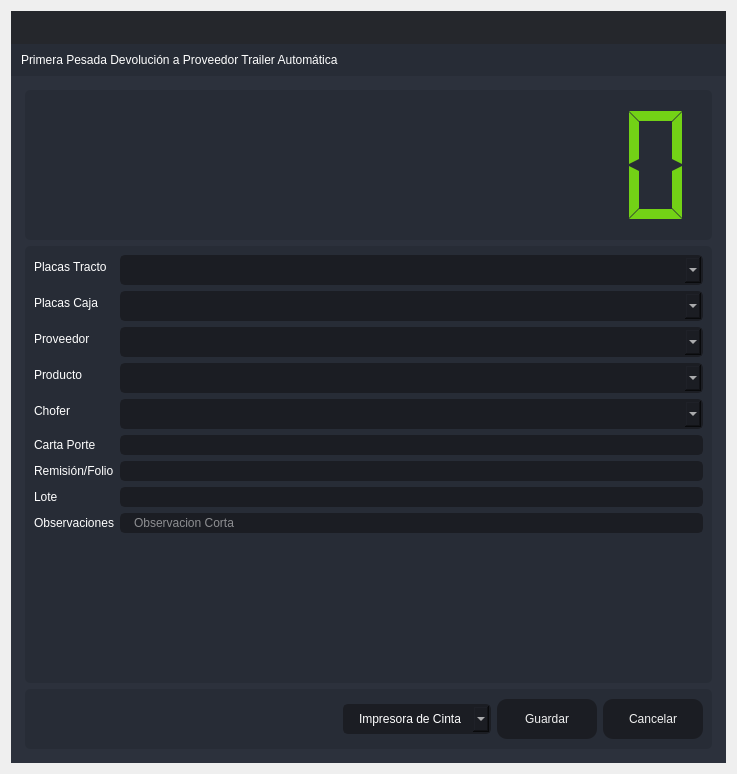
<?xml version="1.0" encoding="UTF-8"?>
<ui version="4.0">
 <class>PrimeraPTA</class>
 <widget class="QDialog" name="PrimeraPTA">
  <property name="windowModality">
   <enum>Qt::ApplicationModal</enum>
  </property>
  <property name="geometry">
   <rect>
    <x>0</x>
    <y>0</y>
    <width>737</width>
    <height>774</height>
   </rect>
  </property>
  <property name="minimumSize">
   <size>
    <width>737</width>
    <height>774</height>
   </size>
  </property>
  <property name="maximumSize">
   <size>
    <width>737</width>
    <height>774</height>
   </size>
  </property>
  <property name="windowTitle">
   <string>Primera Pesada Devolución a Proveedor Trailer Automática</string>
  </property>
  <layout class="QVBoxLayout" name="verticalLayout_6">
   <item>
    <widget class="QFrame" name="frame_main">
     <property name="styleSheet">
      <string notr="true">/* LINE EDIT */
QLineEdit {
	background-color: rgb(27, 29, 35);
	border-radius: 5px;
	border: 2px solid rgb(27, 29, 35);
	padding-left: 10px;
}
QLineEdit:hover {
	border: 2px solid rgb(64, 71, 88);
}
QLineEdit:focus {
	border: 2px solid rgb(91, 101, 124);
}

/* SCROLL BARS */
QScrollBar:horizontal {
    border: none;
    background: rgb(52, 59, 72);
    height: 14px;
    margin: 0px 21px 0 21px;
	border-radius: 0px;
}
QScrollBar::handle:horizontal {
    background: rgb(85, 170, 255);
    min-width: 25px;
	border-radius: 7px
}
QScrollBar::add-line:horizontal {
    border: none;
    background: rgb(55, 63, 77);
    width: 20px;
	border-top-right-radius: 7px;
    border-bottom-right-radius: 7px;
    subcontrol-position: right;
    subcontrol-origin: margin;
}
QScrollBar::sub-line:horizontal {
    border: none;
    background: rgb(55, 63, 77);
    width: 20px;
	border-top-left-radius: 7px;
    border-bottom-left-radius: 7px;
    subcontrol-position: left;
    subcontrol-origin: margin;
}
QScrollBar::up-arrow:horizontal, QScrollBar::down-arrow:horizontal
{
     background: none;
}
QScrollBar::add-page:horizontal, QScrollBar::sub-page:horizontal
{
     background: none;
}
 QScrollBar:vertical {
	border: none;
    background: rgb(52, 59, 72);
    width: 14px;
    margin: 21px 0 21px 0;
	border-radius: 0px;
 }
 QScrollBar::handle:vertical {	
	background: rgb(85, 170, 255);
    min-height: 25px;
	border-radius: 7px
 }
 QScrollBar::add-line:vertical {
     border: none;
    background: rgb(55, 63, 77);
     height: 20px;
	border-bottom-left-radius: 7px;
    border-bottom-right-radius: 7px;
     subcontrol-position: bottom;
     subcontrol-origin: margin;
 }
 QScrollBar::sub-line:vertical {
	border: none;
    background: rgb(55, 63, 77);
     height: 20px;
	border-top-left-radius: 7px;
    border-top-right-radius: 7px;
     subcontrol-position: top;
     subcontrol-origin: margin;
 }
 QScrollBar::up-arrow:vertical, QScrollBar::down-arrow:vertical {
     background: none;
 }

 QScrollBar::add-page:vertical, QScrollBar::sub-page:vertical {
     background: none;
 }

/* CHECKBOX */
QCheckBox::indicator {
    border: 3px solid rgb(52, 59, 72);
	width: 15px;
	height: 15px;
	border-radius: 10px;
    background: rgb(44, 49, 60);
}
QCheckBox::indicator:hover {
    border: 3px solid rgb(58, 66, 81);
}
QCheckBox::indicator:checked {
    background: 3px solid rgb(52, 59, 72);
	border: 3px solid rgb(52, 59, 72);	
	background-image: url(:/16x16/icons/16x16/cil-check-alt.png);
}

/* RADIO BUTTON */
QRadioButton::indicator {
    border: 3px solid rgb(52, 59, 72);
	width: 15px;
	height: 15px;
	border-radius: 10px;
    background: rgb(44, 49, 60);
}
QRadioButton::indicator:hover {
    border: 3px solid rgb(58, 66, 81);
}
QRadioButton::indicator:checked {
    background: 3px solid rgb(94, 106, 130);
	border: 3px solid rgb(52, 59, 72);	
}

/* COMBOBOX */
QComboBox{
	background-color: rgb(27, 29, 35);
	border-radius: 5px;
	border: 2px solid rgb(27, 29, 35);
	padding: 5px;
	padding-left: 10px;
}
QComboBox:hover{
	border: 2px solid rgb(64, 71, 88);
}
QComboBox::drop-down {
	subcontrol-origin: padding;
	subcontrol-position: top right;
	width: 25px; 
	border-left-width: 3px;
	border-left-color: rgba(39, 44, 54, 150);
	border-left-style: solid;
	border-top-right-radius: 3px;
	border-bottom-right-radius: 3px;	
	background-image: url(:/16x16/icons/16x16/cil-arrow-bottom.png);
	background-position: center;
	background-repeat: no-reperat;
 }
QComboBox QAbstractItemView {
	color: rgb(85, 170, 255);	
	background-color: rgb(27, 29, 35);
	padding: 10px;
	selection-background-color: rgb(39, 44, 54);
}

/* SLIDERS */
QSlider::groove:horizontal {
    border-radius: 9px;
    height: 18px;
	margin: 0px;
	background-color: rgb(52, 59, 72);
}
QSlider::groove:horizontal:hover {
	background-color: rgb(55, 62, 76);
}
QSlider::handle:horizontal {
    background-color: rgb(85, 170, 255);
    border: none;
    height: 18px;
    width: 18px;
    margin: 0px;
	border-radius: 9px;
}
QSlider::handle:horizontal:hover {
    background-color: rgb(105, 180, 255);
}
QSlider::handle:horizontal:pressed {
    background-color: rgb(65, 130, 195);
}

QSlider::groove:vertical {
    border-radius: 9px;
    width: 18px;
    margin: 0px;
	background-color: rgb(52, 59, 72);
}
QSlider::groove:vertical:hover {
	background-color: rgb(55, 62, 76);
}
QSlider::handle:vertical {
    background-color: rgb(85, 170, 255);
	border: none;
    height: 18px;
    width: 18px;
    margin: 0px;
	border-radius: 9px;
}
QSlider::handle:vertical:hover {
    background-color: rgb(105, 180, 255);
}
QSlider::handle:vertical:pressed {
    background-color: rgb(65, 130, 195);
}

</string>
     </property>
     <property name="frameShape">
      <enum>QFrame::NoFrame</enum>
     </property>
     <property name="frameShadow">
      <enum>QFrame::Raised</enum>
     </property>
     <layout class="QVBoxLayout" name="verticalLayout">
      <property name="spacing">
       <number>0</number>
      </property>
      <property name="leftMargin">
       <number>0</number>
      </property>
      <property name="topMargin">
       <number>0</number>
      </property>
      <property name="rightMargin">
       <number>0</number>
      </property>
      <property name="bottomMargin">
       <number>0</number>
      </property>
      <item>
       <widget class="QFrame" name="frame_top">
        <property name="minimumSize">
         <size>
          <width>0</width>
          <height>65</height>
         </size>
        </property>
        <property name="maximumSize">
         <size>
          <width>16777215</width>
          <height>65</height>
         </size>
        </property>
        <property name="styleSheet">
         <string notr="true">background-color: transparent;</string>
        </property>
        <property name="frameShape">
         <enum>QFrame::NoFrame</enum>
        </property>
        <property name="frameShadow">
         <enum>QFrame::Raised</enum>
        </property>
        <layout class="QHBoxLayout" name="horizontalLayout_3">
         <property name="spacing">
          <number>0</number>
         </property>
         <property name="leftMargin">
          <number>0</number>
         </property>
         <property name="topMargin">
          <number>0</number>
         </property>
         <property name="rightMargin">
          <number>0</number>
         </property>
         <property name="bottomMargin">
          <number>0</number>
         </property>
         <item>
          <widget class="QFrame" name="frame_toggle">
           <property name="maximumSize">
            <size>
             <width>70</width>
             <height>16777215</height>
            </size>
           </property>
           <property name="styleSheet">
            <string notr="true">background-color: rgb(27, 29, 35);</string>
           </property>
           <property name="frameShape">
            <enum>QFrame::NoFrame</enum>
           </property>
           <property name="frameShadow">
            <enum>QFrame::Raised</enum>
           </property>
           <layout class="QVBoxLayout" name="verticalLayout_3">
            <property name="spacing">
             <number>0</number>
            </property>
            <property name="leftMargin">
             <number>0</number>
            </property>
            <property name="topMargin">
             <number>0</number>
            </property>
            <property name="rightMargin">
             <number>0</number>
            </property>
            <property name="bottomMargin">
             <number>0</number>
            </property>
           </layout>
          </widget>
         </item>
         <item>
          <widget class="QFrame" name="frame_top_right">
           <property name="styleSheet">
            <string notr="true">background: transparent;</string>
           </property>
           <property name="frameShape">
            <enum>QFrame::NoFrame</enum>
           </property>
           <property name="frameShadow">
            <enum>QFrame::Raised</enum>
           </property>
           <layout class="QVBoxLayout" name="verticalLayout_2">
            <property name="spacing">
             <number>0</number>
            </property>
            <property name="leftMargin">
             <number>0</number>
            </property>
            <property name="topMargin">
             <number>0</number>
            </property>
            <property name="rightMargin">
             <number>0</number>
            </property>
            <property name="bottomMargin">
             <number>0</number>
            </property>
            <item>
             <widget class="QFrame" name="frame_top_btns">
              <property name="maximumSize">
               <size>
                <width>16777215</width>
                <height>42</height>
               </size>
              </property>
              <property name="styleSheet">
               <string notr="true">background-color: rgba(27, 29, 35, 200)</string>
              </property>
              <property name="frameShape">
               <enum>QFrame::NoFrame</enum>
              </property>
              <property name="frameShadow">
               <enum>QFrame::Raised</enum>
              </property>
              <layout class="QHBoxLayout" name="horizontalLayout_4">
               <property name="spacing">
                <number>0</number>
               </property>
               <property name="leftMargin">
                <number>0</number>
               </property>
               <property name="topMargin">
                <number>0</number>
               </property>
               <property name="rightMargin">
                <number>0</number>
               </property>
               <property name="bottomMargin">
                <number>0</number>
               </property>
               <item>
                <widget class="QFrame" name="frame_label_top_btns">
                 <property name="sizePolicy">
                  <sizepolicy hsizetype="Expanding" vsizetype="Preferred">
                   <horstretch>0</horstretch>
                   <verstretch>0</verstretch>
                  </sizepolicy>
                 </property>
                 <property name="frameShape">
                  <enum>QFrame::NoFrame</enum>
                 </property>
                 <property name="frameShadow">
                  <enum>QFrame::Raised</enum>
                 </property>
                 <layout class="QHBoxLayout" name="horizontalLayout_10">
                  <property name="spacing">
                   <number>0</number>
                  </property>
                  <property name="leftMargin">
                   <number>5</number>
                  </property>
                  <property name="topMargin">
                   <number>0</number>
                  </property>
                  <property name="rightMargin">
                   <number>10</number>
                  </property>
                  <property name="bottomMargin">
                   <number>0</number>
                  </property>
                 </layout>
                </widget>
               </item>
               <item alignment="Qt::AlignRight">
                <widget class="QFrame" name="frame_btns_right">
                 <property name="sizePolicy">
                  <sizepolicy hsizetype="Expanding" vsizetype="Preferred">
                   <horstretch>0</horstretch>
                   <verstretch>0</verstretch>
                  </sizepolicy>
                 </property>
                 <property name="maximumSize">
                  <size>
                   <width>120</width>
                   <height>16777215</height>
                  </size>
                 </property>
                 <property name="frameShape">
                  <enum>QFrame::NoFrame</enum>
                 </property>
                 <property name="frameShadow">
                  <enum>QFrame::Raised</enum>
                 </property>
                 <layout class="QHBoxLayout" name="horizontalLayout_5">
                  <property name="spacing">
                   <number>0</number>
                  </property>
                  <property name="leftMargin">
                   <number>0</number>
                  </property>
                  <property name="topMargin">
                   <number>0</number>
                  </property>
                  <property name="rightMargin">
                   <number>0</number>
                  </property>
                  <property name="bottomMargin">
                   <number>0</number>
                  </property>
                 </layout>
                </widget>
               </item>
              </layout>
             </widget>
            </item>
            <item>
             <widget class="QFrame" name="frame_top_info">
              <property name="maximumSize">
               <size>
                <width>16777215</width>
                <height>65</height>
               </size>
              </property>
              <property name="styleSheet">
               <string notr="true">background-color: rgb(39, 44, 54);</string>
              </property>
              <property name="frameShape">
               <enum>QFrame::NoFrame</enum>
              </property>
              <property name="frameShadow">
               <enum>QFrame::Raised</enum>
              </property>
              <layout class="QHBoxLayout" name="horizontalLayout_8">
               <property name="spacing">
                <number>0</number>
               </property>
               <property name="leftMargin">
                <number>10</number>
               </property>
               <property name="topMargin">
                <number>0</number>
               </property>
               <property name="rightMargin">
                <number>10</number>
               </property>
               <property name="bottomMargin">
                <number>0</number>
               </property>
               <item>
                <widget class="QLabel" name="label">
                 <property name="styleSheet">
                  <string notr="true">font: 75 16pt &quot;MS Shell Dlg 2&quot;;
color: rgb(255, 255, 255);</string>
                 </property>
                 <property name="text">
                  <string>Primera Pesada Devolución a Proveedor Trailer Automática</string>
                 </property>
                </widget>
               </item>
              </layout>
             </widget>
            </item>
           </layout>
          </widget>
         </item>
        </layout>
       </widget>
      </item>
      <item>
       <widget class="QFrame" name="frame_center">
        <property name="sizePolicy">
         <sizepolicy hsizetype="Expanding" vsizetype="Expanding">
          <horstretch>0</horstretch>
          <verstretch>0</verstretch>
         </sizepolicy>
        </property>
        <property name="styleSheet">
         <string notr="true">background-color: rgb(40, 44, 52);</string>
        </property>
        <property name="frameShape">
         <enum>QFrame::NoFrame</enum>
        </property>
        <property name="frameShadow">
         <enum>QFrame::Raised</enum>
        </property>
        <layout class="QHBoxLayout" name="horizontalLayout_2">
         <property name="spacing">
          <number>0</number>
         </property>
         <property name="leftMargin">
          <number>0</number>
         </property>
         <property name="topMargin">
          <number>0</number>
         </property>
         <property name="rightMargin">
          <number>0</number>
         </property>
         <property name="bottomMargin">
          <number>0</number>
         </property>
         <item>
          <widget class="QFrame" name="frame_content_right">
           <property name="styleSheet">
            <string notr="true">background-color: rgb(44, 49, 60);</string>
           </property>
           <property name="frameShape">
            <enum>QFrame::NoFrame</enum>
           </property>
           <property name="frameShadow">
            <enum>QFrame::Raised</enum>
           </property>
           <layout class="QVBoxLayout" name="verticalLayout_4">
            <property name="spacing">
             <number>0</number>
            </property>
            <property name="leftMargin">
             <number>0</number>
            </property>
            <property name="topMargin">
             <number>0</number>
            </property>
            <property name="rightMargin">
             <number>0</number>
            </property>
            <property name="bottomMargin">
             <number>0</number>
            </property>
            <item>
             <widget class="QFrame" name="frame_content">
              <property name="frameShape">
               <enum>QFrame::NoFrame</enum>
              </property>
              <property name="frameShadow">
               <enum>QFrame::Raised</enum>
              </property>
              <layout class="QVBoxLayout" name="verticalLayout_9">
               <property name="spacing">
                <number>0</number>
               </property>
               <property name="leftMargin">
                <number>5</number>
               </property>
               <property name="topMargin">
                <number>5</number>
               </property>
               <property name="rightMargin">
                <number>5</number>
               </property>
               <property name="bottomMargin">
                <number>5</number>
               </property>
               <item>
                <widget class="QStackedWidget" name="stackedWidget">
                 <property name="styleSheet">
                  <string notr="true">background: transparent;</string>
                 </property>
                 <property name="currentIndex">
                  <number>0</number>
                 </property>
                 <widget class="QWidget" name="page_home">
                  <layout class="QVBoxLayout" name="verticalLayout_10">
                   <item>
                    <widget class="QFrame" name="frame_3">
                     <property name="minimumSize">
                      <size>
                       <width>0</width>
                       <height>150</height>
                      </size>
                     </property>
                     <property name="maximumSize">
                      <size>
                       <width>16777215</width>
                       <height>150</height>
                      </size>
                     </property>
                     <property name="styleSheet">
                      <string notr="true">background-color: rgb(39, 44, 54);
border-radius: 5px;</string>
                     </property>
                     <property name="frameShape">
                      <enum>QFrame::StyledPanel</enum>
                     </property>
                     <property name="frameShadow">
                      <enum>QFrame::Raised</enum>
                     </property>
                     <layout class="QVBoxLayout" name="verticalLayout_11">
                      <item>
                       <layout class="QVBoxLayout" name="verticalLayout_8">
                        <item>
                         <widget class="QLCDNumber" name="lcdNumber_7">
                          <property name="styleSheet">
                           <string notr="true">color:rgb(115, 210, 22)</string>
                          </property>
                          <property name="digitCount">
                           <number>10</number>
                          </property>
                          <property name="segmentStyle">
                           <enum>QLCDNumber::Flat</enum>
                          </property>
                          <property name="value" stdset="0">
                           <double>0.000000000000000</double>
                          </property>
                         </widget>
                        </item>
                       </layout>
                      </item>
                     </layout>
                    </widget>
                   </item>
                   <item>
                    <widget class="QFrame" name="frame">
                     <property name="styleSheet">
                      <string notr="true">background-color: rgb(39, 44, 54);
border-radius: 5px;</string>
                     </property>
                     <property name="frameShape">
                      <enum>QFrame::StyledPanel</enum>
                     </property>
                     <property name="frameShadow">
                      <enum>QFrame::Raised</enum>
                     </property>
                     <layout class="QVBoxLayout" name="verticalLayout_5">
                      <item>
                       <layout class="QVBoxLayout" name="verticalLayout_12">
                        <item>
                         <layout class="QFormLayout" name="formLayout">
                          <item row="0" column="0">
                           <widget class="QLabel" name="label_2">
                            <property name="styleSheet">
                             <string notr="true">color: rgb(255, 255, 255);
font: 75 12pt &quot;MS Shell Dlg 2&quot;;</string>
                            </property>
                            <property name="text">
                             <string>Placas Tracto</string>
                            </property>
                           </widget>
                          </item>
                          <item row="0" column="1">
                           <widget class="QComboBox" name="comboBox_placas">
                            <property name="styleSheet">
                             <string notr="true">QComboBox{
	background-color: rgb(27, 29, 35);
	border-radius: 5px;
	border: 2px solid rgb(27, 29, 35);
	padding: 5px;
	padding-left: 14px;
	color: rgb(255, 255, 255);
    font: 75 12pt &quot;MS Shell Dlg 2&quot;;
}
QComboBox:hover{
	border: 2px solid rgb(64, 71, 88);
}
QComboBox QAbstractItemView {
	color: rgb(85, 170, 255);	
	background-color: rgb(27, 29, 35);
	padding: 10px;
	selection-background-color: rgb(39, 44, 54);
}</string>
                            </property>
                           </widget>
                          </item>
                          <item row="1" column="0">
                           <widget class="QLabel" name="label_9">
                            <property name="styleSheet">
                             <string notr="true">color: rgb(255, 255, 255);
font: 75 12pt &quot;MS Shell Dlg 2&quot;;</string>
                            </property>
                            <property name="text">
                             <string>Placas Caja</string>
                            </property>
                           </widget>
                          </item>
                          <item row="1" column="1">
                           <widget class="QComboBox" name="comboBox_PlacasCaja">
                            <property name="styleSheet">
                             <string notr="true">QComboBox{
	background-color: rgb(27, 29, 35);
	border-radius: 5px;
	border: 2px solid rgb(27, 29, 35);
	padding: 5px;
	padding-left: 14px;
	color: rgb(255, 255, 255);
    font: 75 12pt &quot;MS Shell Dlg 2&quot;;
}
QComboBox:hover{
	border: 2px solid rgb(64, 71, 88);
}
QComboBox QAbstractItemView {
	color: rgb(85, 170, 255);	
	background-color: rgb(27, 29, 35);
	padding: 10px;
	selection-background-color: rgb(39, 44, 54);
}</string>
                            </property>
                           </widget>
                          </item>
                          <item row="2" column="0">
                           <widget class="QLabel" name="label_3">
                            <property name="styleSheet">
                             <string notr="true">color: rgb(255, 255, 255);
font: 75 12pt &quot;MS Shell Dlg 2&quot;;</string>
                            </property>
                            <property name="text">
                             <string>Proveedor</string>
                            </property>
                           </widget>
                          </item>
                          <item row="2" column="1">
                           <widget class="QComboBox" name="comboBox_proveedor">
                            <property name="styleSheet">
                             <string notr="true">QComboBox{
	background-color: rgb(27, 29, 35);
	border-radius: 5px;
	border: 2px solid rgb(27, 29, 35);
	padding: 5px;
	padding-left: 14px;
	color: rgb(255, 255, 255);
    font: 75 12pt &quot;MS Shell Dlg 2&quot;;
}
QComboBox:hover{
	border: 2px solid rgb(64, 71, 88);
}
QComboBox QAbstractItemView {
	color: rgb(85, 170, 255);	
	background-color: rgb(27, 29, 35);
	padding: 10px;
	selection-background-color: rgb(39, 44, 54);
}</string>
                            </property>
                           </widget>
                          </item>
                          <item row="3" column="0">
                           <widget class="QLabel" name="label_5">
                            <property name="styleSheet">
                             <string notr="true">color: rgb(255, 255, 255);
font: 75 12pt &quot;MS Shell Dlg 2&quot;;</string>
                            </property>
                            <property name="text">
                             <string>Producto</string>
                            </property>
                           </widget>
                          </item>
                          <item row="3" column="1">
                           <widget class="QComboBox" name="comboBox_productos">
                            <property name="styleSheet">
                             <string notr="true">QComboBox{
	background-color: rgb(27, 29, 35);
	border-radius: 5px;
	border: 2px solid rgb(27, 29, 35);
	padding: 5px;
	padding-left: 14px;
	color: rgb(255, 255, 255);
    font: 75 12pt &quot;MS Shell Dlg 2&quot;;
}
QComboBox:hover{
	border: 2px solid rgb(64, 71, 88);
}
QComboBox QAbstractItemView {
	color: rgb(85, 170, 255);	
	background-color: rgb(27, 29, 35);
	padding: 10px;
	selection-background-color: rgb(39, 44, 54);
}</string>
                            </property>
                           </widget>
                          </item>
                          <item row="4" column="0">
                           <widget class="QLabel" name="label_6">
                            <property name="styleSheet">
                             <string notr="true">color: rgb(255, 255, 255);
font: 75 12pt &quot;MS Shell Dlg 2&quot;;</string>
                            </property>
                            <property name="text">
                             <string>Chofer</string>
                            </property>
                           </widget>
                          </item>
                          <item row="4" column="1">
                           <widget class="QComboBox" name="comboBox_operador">
                            <property name="styleSheet">
                             <string notr="true">QComboBox{
	background-color: rgb(27, 29, 35);
	border-radius: 5px;
	border: 2px solid rgb(27, 29, 35);
	padding: 5px;
	padding-left: 14px;
	color: rgb(255, 255, 255);
    font: 75 12pt &quot;MS Shell Dlg 2&quot;;
}
QComboBox:hover{
	border: 2px solid rgb(64, 71, 88);
}
QComboBox QAbstractItemView {
	color: rgb(85, 170, 255);	
	background-color: rgb(27, 29, 35);
	padding: 10px;
	selection-background-color: rgb(39, 44, 54);
}</string>
                            </property>
                           </widget>
                          </item>
                          <item row="10" column="0">
                           <widget class="Line" name="line">
                            <property name="orientation">
                             <enum>Qt::Horizontal</enum>
                            </property>
                           </widget>
                          </item>
                          <item row="5" column="0">
                           <widget class="QLabel" name="label_8">
                            <property name="styleSheet">
                             <string notr="true">color: rgb(255, 255, 255);
font: 75 12pt &quot;MS Shell Dlg 2&quot;;</string>
                            </property>
                            <property name="text">
                             <string>Carta Porte</string>
                            </property>
                           </widget>
                          </item>
                          <item row="5" column="1">
                           <widget class="QLineEdit" name="cartaporte">
                            <property name="styleSheet">
                             <string notr="true">QLineEdit {
	background-color: rgb(27, 29, 35);
	border-radius: 5px;
	border: 2px solid rgb(27, 29, 35);
	padding-left: 10px;
	font: 75 12pt &quot;MS Shell Dlg 2&quot;;
	color: rgb(255, 255, 255);
}
QLineEdit:hover {
	border: 2px solid rgb(64, 71, 88);
}
QLineEdit:focus {
	border: 2px solid rgb(91, 101, 124);
}</string>
                            </property>
                           </widget>
                          </item>
                          <item row="6" column="0">
                           <widget class="QLabel" name="label_10">
                            <property name="styleSheet">
                             <string notr="true">color: rgb(255, 255, 255);
font: 75 12pt &quot;MS Shell Dlg 2&quot;;</string>
                            </property>
                            <property name="text">
                             <string>Remisión/Folio</string>
                            </property>
                           </widget>
                          </item>
                          <item row="6" column="1">
                           <widget class="QLineEdit" name="folio">
                            <property name="styleSheet">
                             <string notr="true">QLineEdit {
	background-color: rgb(27, 29, 35);
	border-radius: 5px;
	border: 2px solid rgb(27, 29, 35);
	padding-left: 10px;
	font: 75 12pt &quot;MS Shell Dlg 2&quot;;
	color: rgb(255, 255, 255);
}
QLineEdit:hover {
	border: 2px solid rgb(64, 71, 88);
}
QLineEdit:focus {
	border: 2px solid rgb(91, 101, 124);
}</string>
                            </property>
                           </widget>
                          </item>
                          <item row="7" column="0">
                           <widget class="QLabel" name="label_4">
                            <property name="styleSheet">
                             <string notr="true">color: rgb(255, 255, 255);
font: 75 12pt &quot;MS Shell Dlg 2&quot;;</string>
                            </property>
                            <property name="text">
                             <string>Lote</string>
                            </property>
                           </widget>
                          </item>
                          <item row="7" column="1">
                           <widget class="QLineEdit" name="lote">
                            <property name="styleSheet">
                             <string notr="true">QLineEdit {
	background-color: rgb(27, 29, 35);
	border-radius: 5px;
	border: 2px solid rgb(27, 29, 35);
	padding-left: 10px;
	font: 75 12pt &quot;MS Shell Dlg 2&quot;;
	color: rgb(255, 255, 255);
}
QLineEdit:hover {
	border: 2px solid rgb(64, 71, 88);
}
QLineEdit:focus {
	border: 2px solid rgb(91, 101, 124);
}</string>
                            </property>
                           </widget>
                          </item>
                          <item row="8" column="0">
                           <widget class="QLabel" name="label_7">
                            <property name="styleSheet">
                             <string notr="true">color: rgb(255, 255, 255);
font: 75 12pt &quot;MS Shell Dlg 2&quot;;</string>
                            </property>
                            <property name="text">
                             <string>Observaciones</string>
                            </property>
                           </widget>
                          </item>
                          <item row="8" column="1">
                           <widget class="QLineEdit" name="observaciones">
                            <property name="styleSheet">
                             <string notr="true">QLineEdit {
	background-color: rgb(27, 29, 35);
	border-radius: 5px;
	border: 2px solid rgb(27, 29, 35);
	padding-left: 10px;
	font: 75 12pt &quot;MS Shell Dlg 2&quot;;
	color: rgb(255, 255, 255);
}
QLineEdit:hover {
	border: 2px solid rgb(64, 71, 88);
}
QLineEdit:focus {
	border: 2px solid rgb(91, 101, 124);
}</string>
                            </property>
                            <property name="maxLength">
                             <number>125</number>
                            </property>
                            <property name="placeholderText">
                             <string>Observacion Corta</string>
                            </property>
                           </widget>
                          </item>
                         </layout>
                        </item>
                       </layout>
                      </item>
                     </layout>
                    </widget>
                   </item>
                   <item>
                    <widget class="QFrame" name="frame_2">
                     <property name="minimumSize">
                      <size>
                       <width>0</width>
                       <height>60</height>
                      </size>
                     </property>
                     <property name="maximumSize">
                      <size>
                       <width>16777215</width>
                       <height>60</height>
                      </size>
                     </property>
                     <property name="styleSheet">
                      <string notr="true">background-color: rgb(39, 44, 54);
border-radius: 5px;</string>
                     </property>
                     <property name="frameShape">
                      <enum>QFrame::StyledPanel</enum>
                     </property>
                     <property name="frameShadow">
                      <enum>QFrame::Raised</enum>
                     </property>
                     <layout class="QHBoxLayout" name="horizontalLayout_9">
                      <item>
                       <layout class="QGridLayout" name="gridLayout">
                        <item row="0" column="2">
                         <widget class="QPushButton" name="btn_guardar">
                          <property name="minimumSize">
                           <size>
                            <width>100</width>
                            <height>40</height>
                           </size>
                          </property>
                          <property name="styleSheet">
                           <string notr="true">QPushButton {
	border-color: rgb(27, 29, 35);
	font: 75 10pt &quot;MS Shell Dlg 2&quot;;
	color: rgb(240, 240, 240);
	background-color: rgb(27, 29, 35);
	border: 0px solid;
	border-radius: 10px;	
}
QPushButton:hover {
	background-color:rgb(44, 49, 60);
	border-color: rgb(27, 29, 35);
	border: 2px solid;
}</string>
                          </property>
                          <property name="text">
                           <string>Guardar</string>
                          </property>
                         </widget>
                        </item>
                        <item row="0" column="3">
                         <widget class="QPushButton" name="btnr">
                          <property name="minimumSize">
                           <size>
                            <width>100</width>
                            <height>40</height>
                           </size>
                          </property>
                          <property name="styleSheet">
                           <string notr="true">QPushButton {
	border-color: rgb(27, 29, 35);
	font: 75 10pt &quot;MS Shell Dlg 2&quot;;
	color: rgb(240, 240, 240);
	background-color: rgb(27, 29, 35);
	border: 0px solid;
	border-radius: 10px;	
}
QPushButton:hover {
	background-color:rgb(44, 49, 60);
	border-color: rgb(27, 29, 35);
	border: 2px solid;
}</string>
                          </property>
                          <property name="text">
                           <string>Cancelar</string>
                          </property>
                         </widget>
                        </item>
                        <item row="0" column="0">
                         <spacer name="horizontalSpacer">
                          <property name="orientation">
                           <enum>Qt::Horizontal</enum>
                          </property>
                          <property name="sizeHint" stdset="0">
                           <size>
                            <width>40</width>
                            <height>20</height>
                           </size>
                          </property>
                         </spacer>
                        </item>
                        <item row="0" column="1">
                         <widget class="QComboBox" name="comboBox_impresora">
                          <property name="styleSheet">
                           <string notr="true">QComboBox{
	background-color: rgb(27, 29, 35);
	border-radius: 5px;
	border: 2px solid rgb(27, 29, 35);
	padding: 5px;
	padding-left: 14px;
	color: rgb(255, 255, 255);
    font: 75 12pt &quot;MS Shell Dlg 2&quot;;
}
QComboBox:hover{
	border: 2px solid rgb(64, 71, 88);
}
QComboBox QAbstractItemView {
	color: rgb(85, 170, 255);	
	background-color: rgb(27, 29, 35);
	padding: 10px;
	selection-background-color: rgb(39, 44, 54);
}</string>
                          </property>
                          <item>
                           <property name="text">
                            <string>Impresora de Cinta</string>
                           </property>
                          </item>
                          <item>
                           <property name="text">
                            <string>Impresora Windows</string>
                           </property>
                          </item>
                         </widget>
                        </item>
                       </layout>
                      </item>
                     </layout>
                    </widget>
                   </item>
                  </layout>
                 </widget>
                </widget>
               </item>
              </layout>
             </widget>
            </item>
           </layout>
          </widget>
         </item>
        </layout>
       </widget>
      </item>
     </layout>
    </widget>
   </item>
  </layout>
 </widget>
 <resources/>
 <connections/>
</ui>
